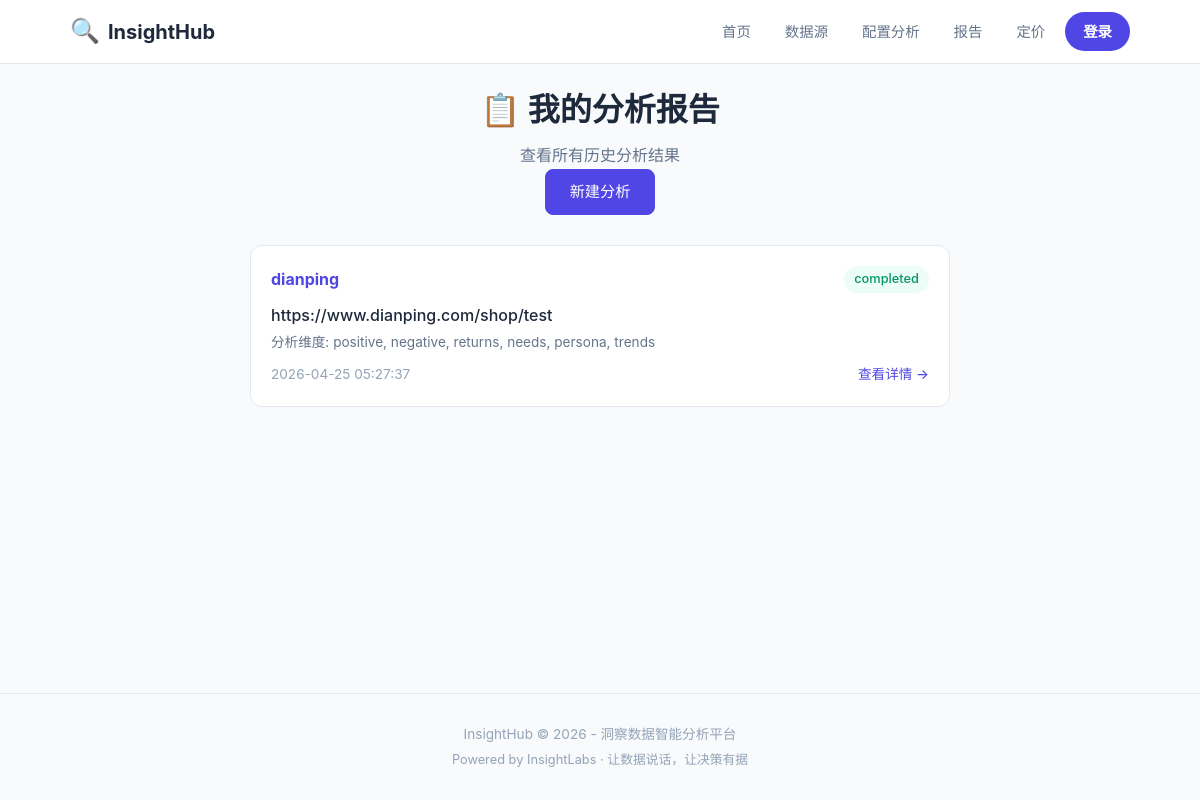
Page /reports on the committed database.
### tables this page shows
CREATE TABLE analysis_tasks (
            id INTEGER PRIMARY KEY AUTOINCREMENT,
            user_id INTEGER,
            source_id TEXT NOT NULL,
            url TEXT,
            keyword TEXT,
            dimensions TEXT NOT NULL,
            status TEXT DEFAULT 'pending',
            result_json TEXT,
            created_at TIMESTAMP DEFAULT CURRENT_TIMESTAMP,
            completed_at TIMESTAMP,
            FOREIGN KEY (user_id) REFERENCES users(id)
        );

### routes/reports.py (the view)
@router.get("/reports", response_class=HTMLResponse)
async def reports_list(request: Request):
    user_id = get_current_user_id(request)
    analyses = get_user_analyses(user_id)
    return templates.TemplateResponse(
        "reports.html",
        {
            "request": request,
            "analyses": analyses,
        },
    )

### templates/reports.html (shortened to what this page needs)
{% extends "base.html" %}
{% block content %}
<section class="page-header">
    <h1>📋 我的分析报告</h1>
    <p class="page-desc">查看所有历史分析结果</p>
    <a href="/configure" class="btn btn-primary">新建分析</a>
</section>
{% if analyses %}
<div class="reports-list">
    {% for a in analyses %}
    <a href="/report/{{ a.id }}" class="report-card-link">
        <div class="report-card">
            <div class="report-card-header">
                <span class="report-source">{{ a.source_id }}</span>
                <span class="tag {% if a.status == 'completed' %}tag-free{% else %}tag-paid{% endif %}">
                    {{ a.status }}
                </span>
            </div>
            <div class="report-card-body">
                <p class="report-keyword">{{ a.keyword or a.url or '关键词分析' }}</p>
                <p class="report-dims">分析维度: {{ a.dimensions|join(', ') }}</p>
            </div>
            <div class="report-card-footer">
                <span class="report-time">{{ a.created_at[:19] }}</span>
                <span class="report-action">查看详情 →</span>
            </div>
        </div>
    </a>
    {% endfor %}
</div>
{% endif %}
{% endblock %}

### templates/base.html (shortened to what this page needs)
<!DOCTYPE html>
<html lang="zh-CN">
<head>
    <link rel="stylesheet" href="/static/style.css">
</head>
<body>
    <nav class="navbar">
        <div class="container nav-container">
            <a href="/" class="nav-brand">
                <span class="brand-icon">🔍</span>
                <span class="brand-text">InsightHub</span>
            </a>
            <div class="nav-links">
                <a href="/" class="nav-link">首页</a>
                <a href="/sources" class="nav-link">数据源</a>
                <a href="/configure" class="nav-link">配置分析</a>
                <a href="/reports" class="nav-link">报告</a>
                <a href="/pricing" class="nav-link">定价</a>
                {% if user_id and user_id != 1 %}
                    <a href="/api-key" class="nav-link">API</a>
                    <a href="/logout" class="nav-link nav-btn">退出</a>
                {% else %}
                    <a href="/login" class="nav-link nav-btn nav-btn-primary">登录</a>
                {% endif %}
            </div>
        </div>
    </nav>
    <main class="container">
        {% block content %}{% endblock %}
    </main>
    <footer class="footer">
        <div class="container">
            <p>InsightHub &copy; 2026 - 洞察数据智能分析平台</p>
            <p class="footer-sub">Powered by InsightLabs · 让数据说话，让决策有据</p>
        </div>
    </footer>
</body>
</html>

### static/style.css (style rules this page uses)
* { margin: 0; padding: 0; box-sizing: border-box; }
:root { --primary: #4F46E5; --primary-light: #6366F1; --primary-dark: #3730A3; --accent: #F59E0B; --bg: #F8FAFC; --bg-card: #FFFFFF; --text: #1E293B; --text-secondary: #64748B; --text-muted: #94A3B8; --border: #E2E8F0; --border-light: #F1F5F9; --success: #10B981; --danger: #EF4444; --radius: 12px; --radius-sm: 8px; --shadow: 0 1px 3px rgba(0,0,0,0.08), 0 1px 2px rgba(0,0,0,0.06); --shadow-lg: 0 4px 12px rgba(0,0,0,0.1); --font: -apple-system, BlinkMacSystemFont, "Segoe UI", Roboto, "Helvetica Neue", Arial, sans-serif; }
body { font-family: var(--font); background: var(--bg); color: var(--text); line-height: 1.6; min-height: 100vh; display: flex; flex-direction: column; }
a { color: var(--primary); text-decoration: none; }
.container { max-width: 1100px; margin: 0 auto; padding: 0 20px; width: 100%; }
.navbar { background: var(--bg-card); border-bottom: 1px solid var(--border); position: sticky; top: 0; z-index: 100; backdrop-filter: blur(10px); }
.nav-container { display: flex; align-items: center; justify-content: space-between; padding: 12px 20px; max-width: 1100px; margin: 0 auto; }
.nav-brand { display: flex; align-items: center; gap: 8px; font-weight: 700; font-size: 1.25rem; color: var(--text); }
.brand-icon { font-size: 1.5rem; }
.nav-links { display: flex; align-items: center; gap: 6px; }
.nav-link { padding: 8px 14px; border-radius: var(--radius-sm); color: var(--text-secondary); font-size: 0.9rem; font-weight: 500; transition: all 0.2s; }
.nav-btn { padding: 8px 18px; border-radius: 999px; font-weight: 600; }
.nav-btn-primary { background: var(--primary); color: white !important; }
main { flex: 1; padding: 30px 0; }
.btn { display: inline-flex; align-items: center; gap: 6px; padding: 10px 24px; border: 1px solid var(--border); border-radius: var(--radius-sm); font-size: 0.95rem; font-weight: 500; cursor: pointer; transition: all 0.2s; background: var(--bg-card); color: var(--text); text-decoration: none; }
.btn-primary { background: var(--primary); color: white; border-color: var(--primary); }
.page-header { text-align: center; padding: 20px 0 30px; }
.page-header h1 { font-size: 2rem; font-weight: 700; margin-bottom: 8px; }
.page-desc { color: var(--text-secondary); max-width: 500px; margin: 0 auto; }
.tag { display: inline-block; padding: 3px 10px; border-radius: 999px; font-size: 0.8rem; font-weight: 500; }
.tag-free { background: #ECFDF5; color: #059669; }
.reports-list { display: grid; gap: 16px; max-width: 700px; margin: 0 auto; }
.report-card-link { text-decoration: none; color: inherit; }
.report-card { background: var(--bg-card); border: 1px solid var(--border); border-radius: var(--radius); padding: 20px; transition: box-shadow 0.2s; }
.report-card-header { display: flex; justify-content: space-between; align-items: center; margin-bottom: 10px; }
.report-source { font-weight: 700; color: var(--primary); }
.report-card-body { margin-bottom: 10px; }
.report-keyword { font-weight: 500; margin-bottom: 4px; }
.report-dims { font-size: 0.85rem; color: var(--text-secondary); }
.report-card-footer { display: flex; justify-content: space-between; align-items: center; font-size: 0.85rem; color: var(--text-muted); }
.report-action { color: var(--primary); font-weight: 500; }
.footer { text-align: center; padding: 30px 0; border-top: 1px solid var(--border); color: var(--text-muted); font-size: 0.85rem; margin-top: auto; }
.footer-sub { font-size: 0.8rem; margin-top: 4px; }

### rows in the picture
analysis_tasks: source_id "dianping", status "completed", keyword+url "https://www.dianping.com/shop/test", dimensions "positive, negative, returns, needs, persona, trends", created_at "2026-04-25 05:27:37"
